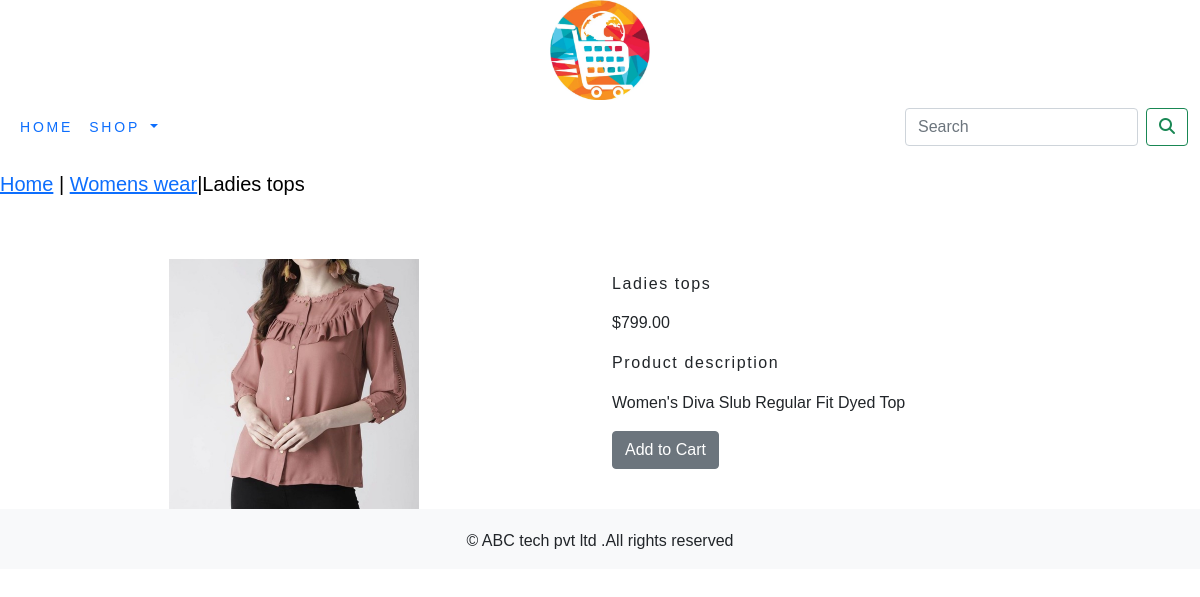
The page /shop/womens-wear/ladies_tops/ on the database its author committed.
### shop_app/models.py (models this page shows, shortened)
class Product(models.Model):
    name = models.CharField(max_length=250, unique=True)
    slug = models.SlugField(max_length=250, unique=True)
    description = models.TextField(blank=True)
    price = models.DecimalField(max_digits=10, decimal_places=2)
    category = models.ForeignKey(Category, on_delete=models.CASCADE)
    image = models.ImageField(upload_to='product', blank=True)
    stock = models.IntegerField()
    available = models.BooleanField(default=True)
    created = models.DateTimeField(auto_now_add=True)
    updated = models.DateTimeField(auto_now=True)
    class Meta:
        ordering = ('name',)
        verbose_name = 'product'
        verbose_name_plural = 'products'

class Category(models.Model):
    name = models.CharField(max_length=250, unique=True)
    slug = models.SlugField(max_length=250, unique=True)
    description = models.TextField(blank=True)
    image = models.ImageField(upload_to='category', blank=True)
    class Meta:
        ordering = ('name',)
        verbose_name = 'category'
        verbose_name_plural = 'categories'
    def get_url(self):
     return reverse('shop_app:product_by_category', args=[self.slug])
    def __str__(self):
        return '{}'.format(self.name)

### shop_app/views.py (the view)
# urls.py: path('<slug:c_slug>/<slug:product_slug>/', views.proDetail, name='prodCatdetail'),
def proDetail(request, c_slug, product_slug):
    try:
        product = Product.objects.get(category__slug=c_slug, slug=product_slug)
    except Exception as e:
        raise e
    return render(request, 'product.html', {'product': product})

### cart/context_processors.py (called while the page is built)
def counter(request):
    item_count = 0
    if 'admin' in request.path:
        return {}
    else:
        try:
            cart = Cart.objects.filter(cart_id=_cart_id(request))
            car_items = CartItem.objects.all().filter(cart=cart[:1])
            for cart_item in car_items:
                item_count += cart_item.quantity
        except Cart.DoesNotExist:
            item_count = 0
    return dict(item_count=item_count)

### cart/views.py (called while the page is built)
def _cart_id(request):
    cart = request.session.session_key
    if not cart:
        cart = request.session.create()
    return cart

### shop_app/context_processors.py (called while the page is built)
def menu_links(request):
    links = Category.objects.all()
    return dict(links=links)

### templates/product.html (shortened to what this page needs)
{% extends 'base.html' %}
{% load static %}
{% block content %}
<div class="row my_prod_row_class">
    <div class="mx_auto">
        <p>
            <a href="{% url 'shop_app:allProdCat' %}">Home</a>  | <a href="{{product.category.get_url}}">{{product.category}}</a>|{{product.name}}
        </p>
    </div>
</div>
<br>
<div class="row">
    <div class="col-12 col-sm-12 col-md-12 col-lg-6 text-center">
        <div style="min-width:18rem">
            <img src="{{product.image.url}}" alt="{{product.name}}" height="250" width="250">
        </div>
    </div>
        <div class="col-12 col-sm-12 col-md-12 col-lg-6">
            <div>
            <h1 class="my_prod_title">{{product.name}}</h1>
            <p>${{product.price}}</p>
            <p class="my_title">Product description</p>
            <p class="text-justify my_rod_text">{{product.description}}</p>
            {% if product.stock <= 0 %}
            <p class="text-justify my_prod_text"><b>Out of Stock</b></p>
            {% else %}
            <a class="btn btn-secondary" href=" {% url 'cart:add_cart' product.id %}">Add to Cart</a>
            {% endif %}
        </div>
        </div>
    </div>
</div>
{% endblock %}

### static/css/custom.css (style rules this page uses)
body { font-family: 'Raleway', sans-serif; }
.my_title { font-size:16px; text-transform:none; letter-spacing:.1em; }
.my_prod_row_class { padding-top:15px; padding-bottom:20px; }
.my_prod_row_class .mx_auto { color:#000; font-size:20px; text-decoration:none; }
.my_prod_title { font-size:16px; text-transform:none; letter-spacing:0.1em; padding-top:15px; padding-bottom:10px; }

### rows shown on the page
Product: category "Womens wear", name "Ladies tops", image (picture), price "799.00", description "Women's Diva Slub Regular Fit Dyed Top"
